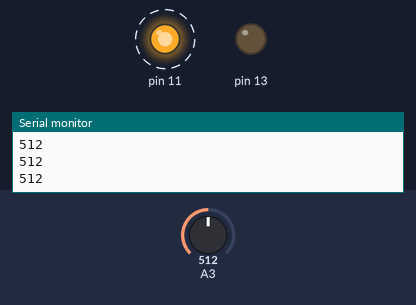
A sketch run on a simulated Arduino Uno, built with avr-gcc and run on an emulated ATmega328P. Parts: output pins drawn as LEDs (lit = HIGH), the last lines printed to the serial monitor. Dashed ring = blinking. Inputs (shaded band) come from the test bench; at power-on: A3 = 512.

Above: at 1.25 s.
1.3 s: A3 set to 306
At 1.55 s:
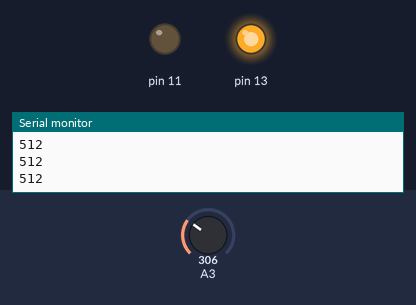
4.3 s: A3 set to 592
7.3 s: A3 set to 607
At 8.5 s:
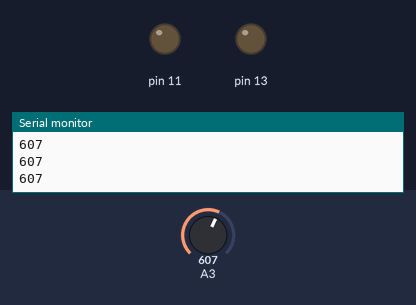
8.8 s: A3 set to 590
At 8.95 s:
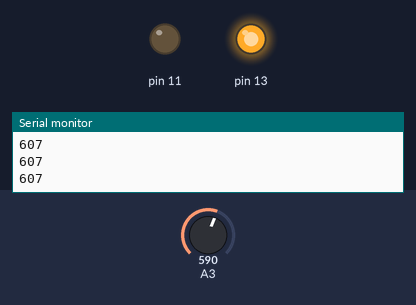
11.8 s: A3 set to 610
At 11.8 s:
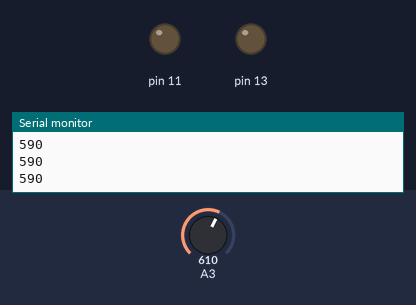
Timing chart, 0 to 14.3 s (numbered marks = the images above; inputs shaded):
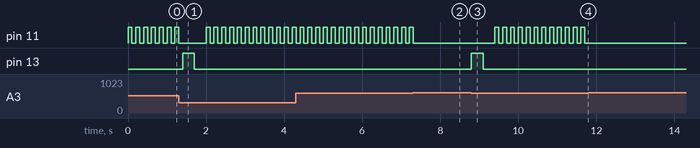

The sketch:

Homework_5_Question_1.ino
```cpp
int val=0;
void setup() {
  // put your setup code here, to run once:
  Serial.begin(9600);
  pinMode(13,OUTPUT);
  pinMode(11,OUTPUT);
  val=analogRead(3);
}

void loop() {
  // put your main code here, to run repeatedly:
  Serial.println(val);
  if (val<600)
  {
    digitalWrite(11,HIGH);
    delay(100);
    digitalWrite(11,LOW);
    delay(100);
  }

  if (analogRead(3)<val-2)
  {
    digitalWrite(13,HIGH);
    delay(300);
    digitalWrite(13,LOW);
    delay(300);
  }
  val=analogRead(3);

}
```

Measured:
- the behaviour switches between 599 and 600 on A3 (found by bisection; images 1 and 2)
- after the input at 1.3 s, pin 13: LOW → HIGH after 0.10 s, → LOW 0.30 s later
- after the input at 7.3 s, pin 11: goes on until 7.3 s, then stays LOW
- after the input at 8.8 s, pin 11: alternates HIGH for 0.10 s and LOW for 0.10 s, starting after 0.60 s; pin 13: LOW → HIGH at once, → LOW 0.30 s later
- after the input at 11.8 s, pin 11: stops changing and stays LOW
- by itself, pin 11: alternates HIGH for 0.10 s and LOW for 0.10 s
